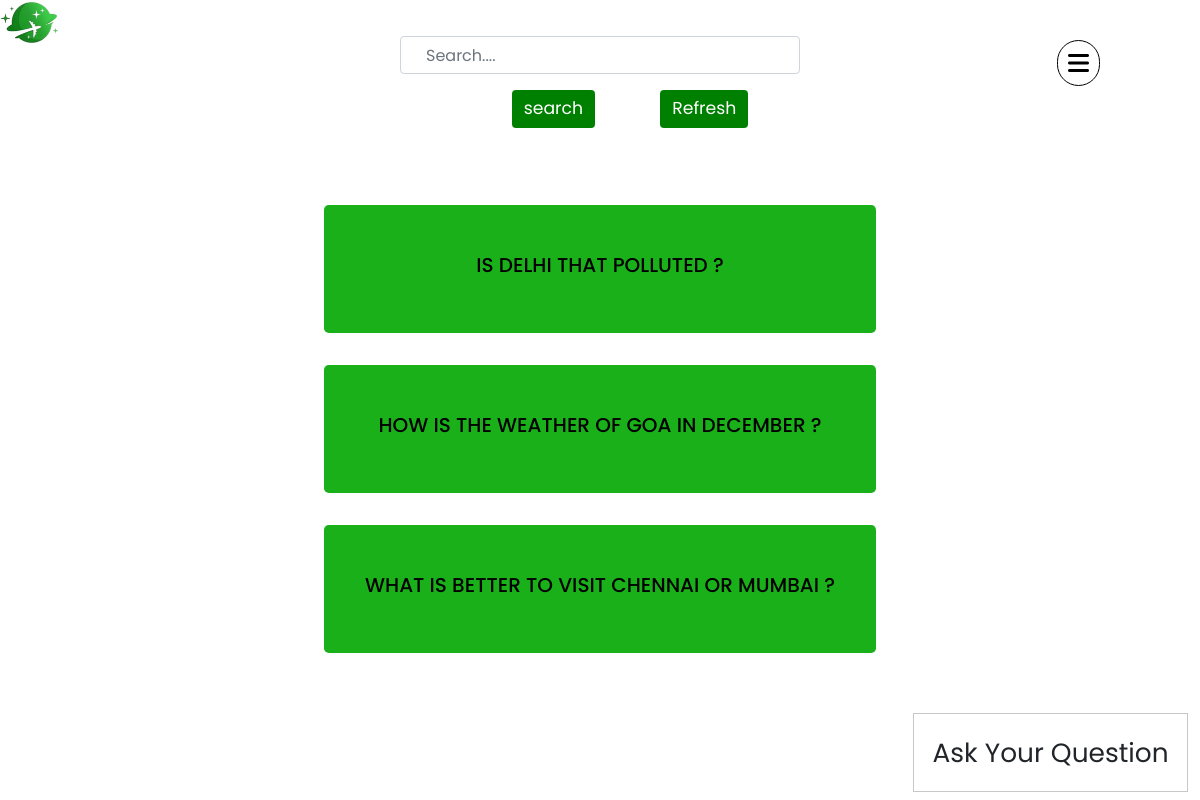
The page /allfaq on the database its author committed.
### dpsr/models.py (models this page shows, shortened)
class Question(db.Model , UserMixin):
    __tablename__ = 'questions'
    id = db.Column(db.Integer , primary_key = True)
    question = db.Column(db.String)
    date = db.Column(db.DateTime,nullable = False,default=datetime.now)
    userid = db.Column(db.Integer , db.ForeignKey('users.id'))
    answer = db.relationship('Answer' , backref = 'question' , lazy = 'dynamic')

### dpsr/faq/views.py (the view)
@faqs.route('/allfaq' , methods = ['GET' , 'POST'])
def all_faq():
    form = SearchQForm()
    results = []
    question = Question.query.order_by(Question.date.desc())
    if form.validate_on_submit():
        searcher = []
        if ' ' in form.search.data:
            search = form.search.data.split()
        else:
            search = [form.search.data]
        for q in question:
            n = 0
            for s in search:
                if s.lower() in q.question.lower() :
                    n+=1
            l = (n , q.id)
            searcher.append(l)
        searcher.sort(reverse=True)
        for s , q in searcher:
            q1 = Question.query.get(q)
            results.append(q1)
    else:
        for q in question:
            results.append(q)
    return render_template('all_faq.htm' , form = form , results = results)

### dpsr/faq/forms.py
class SearchQForm(FlaskForm):
    search = StringField('Search', validators=[DataRequired()])
    submit = SubmitField('search')

### dpsr/templates/all_faq.htm (shortened to what this page needs)
{%extends 'base.htm'%}
{%block content%}
<form method="POST" style="margin-top: 3%;justify-content: center; align-items: center;">
  <center>
  <div class="form-group" >
     {{form.search(class = 'form-control col-md-4 bar' ,placeholder="Search...." )}}
  </div>
  <div class="form-group" style="font-size: larger; margin-bottom: 4%;">
    {{form.submit(class ="btn btn-primary gap")}} <a href="{{url_for('faqs.all_faq')}}" class = 'btn btn-primary gap'>Refresh</a>
 <br><br>
  </div></center>
</form>
<div class="paint" id="if-faq" onclick="openPop()">
  <span>Ask Your Question</span>
  </div>
<div style="margin-left: 4%; margin-right: 4%; justify-content: center; align-items: center;">
  <center>
  {%for result in results%}
  <div class="jumbotron" style = "padding-top: 3em; padding-bottom: 3em; justify-content: center;
  align-items: center; width: 50%; text-transform: uppercase;
   background-color: rgba(0, 168, 0, 0.9);">
    <a class="linkie" style="color: black;" href="{{url_for('faqs.singleq' , q_id = result.id)}}">
    <h5 align = "center">{{result.question}} ?</h4>
    </a>
  </div>
  {%endfor%}
</center>
</div>
{%endblock%}

### dpsr/static/style.css (style rules this page uses)
body { font-family: 'Poppins', sans-serif; }
html { scroll-behavior: smooth; }
* { margin: 0; padding: 0; box-sizing: border-box; }
.bar { padding: 0 25px; }
.paint { position: relative; display: inline-flex; }
.paint span { position: relative; z-index: 1; }
a { text-decoration: none !important; }
.paint:before { content: ''; position: absolute; top: 0; left: 0; width: 0; height: 100%; background-image: url(btn.png); background-size: cover; transform-origin: right; transition: 0.5s; }
.gap { margin-left: 5%; font-size: 90%; background-color: green; outline: none !important; border: none !important; }
#if-faq { padding: 0.7em !important; z-index: 15; cursor: pointer; bottom: 1vh; position: absolute; font-size: 165%; border: 1px solid rgb(199, 199, 199) !important; right: 1vw; }

### rows shown on the page
Question: question "IS DELHI THAT POLLUTED"
Question: question "HOW IS THE WEATHER OF GOA IN DECEMBER"
Question: question "WHAT IS BETTER TO VISIT CHENNAI OR MUMBAI"
